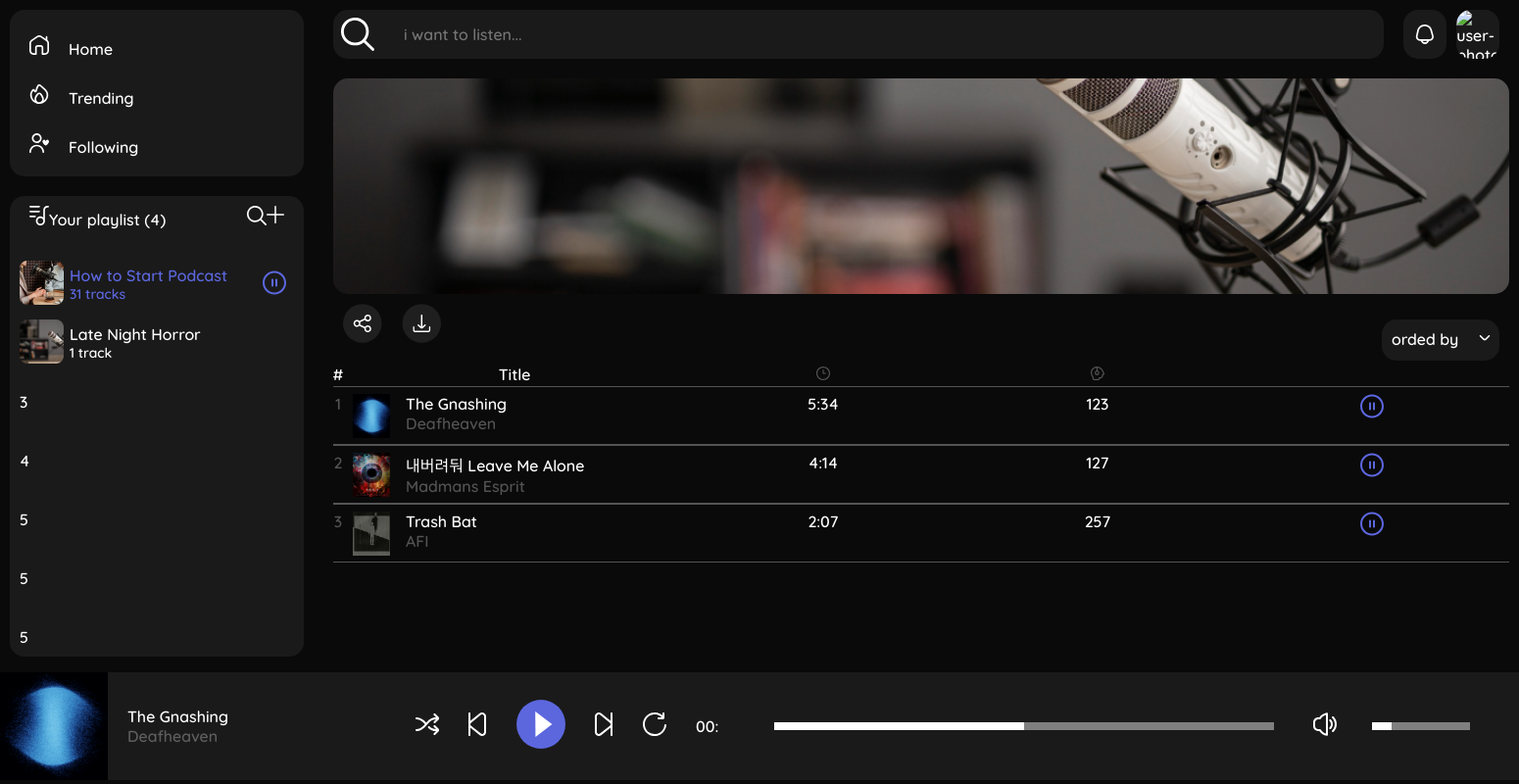
The page / on the database its author committed.
### tables this page shows
CREATE TABLE `tracks` (
  `id` int(255) NOT NULL,
  `cover` varchar(255) NOT NULL,
  `track_name` varchar(255) NOT NULL,
  `artist` varchar(255) NOT NULL,
  `duration` varchar(64) NOT NULL,
  `listening` varchar(255) NOT NULL,
  `link` varchar(255) NOT NULL
);

### get_tracks.php (called while the page is built)
<?php
$connect = @new mysqli('localhost','root','','player');
$query = $connect->query("SELECT * FROM `tracks`");

### index.php (the view, shortened to what this page needs)
<?php
require_once ('get_tracks.php');
?>
<!doctype html>
<html lang="en">
<head>
    <link rel="stylesheet" href="styles/style.css">
</head>
<body>
<div class="wrapper">
    <div class="player">
        <aside class="aside-left">
            <nav class="links">
                <ul>
                    <li><span><img src="icons/house-chimney.svg" alt="main-page"></span>Home</li>
                    <li><span><img src="icons/flame.svg" alt="tranding"></span>Trending</li>
                    <li><span><img src="icons/following.svg" alt="following"></span>Following</li>
                </ul>
            </nav>
            <div class="wrapper-aside">
            <div class="head-list">
                <div><img src="icons/list-music.svg" alt="list-music"></div>
                <span>Your playlist (<span>4</span>)</span>
                <div class="left-navigation">
                    <div><img src="icons/search.svg" alt="search"></div>
                    <div><img src="icons/plus.svg" alt="add-playlist"></div>
                </div>
            </div>
            <ul class="playlists">
                <li class="playing">
                    <div class="wrapper"><img src="icons/Rectangle2.png" alt="test"></div>
                    <div>
                        <p>How to Start Podcast</p>
                        <p>31 tracks</p>
                    </div>
                    <div><img src="icons/pause.svg" alt="pause"></div>
                </li>
                <li>
                    <div class="wrapper"><img src="icons/Rectangle1.png" alt="test"></div>
                    <div>
                        <p>Late Night Horror</p>
                        <p>1 track</p>
                    </div>
                </li>
                <li>3</li>
                <li>4</li>
                <li>5</li>
                <li>5</li>
                <li>5</li>
            </ul>
            </div>
        </aside>
        <div class="cnt">
            <header>
                <label>
                    <img src="icons/search.svg" alt="search">
                    <input type="text" placeholder="i want to listen...">
                </label>
                <div class="notification"><img src="icons/bell.svg" alt="notification"></div>
                <div class="profile"><img src="icons/vse-ochen-ploho.jpg" alt="user-photo "></div>
            </header>
            <main>
                <div class="podcast-img"><img src="icons/podcast.png" alt="podcast-picture"></div>
                <div class="control-row">
                    <div class="share"><img src="icons/share.svg" alt="share"></div>
                    <div class="download"><img src="icons/download.svg" alt="share"></div>
                    <div class="filter">
                        <p>orded by<span><img src="icons/filter_arrow.svg" alt="arrow"></span></p>
                    </div>
                </div>
                <div class="track-stat">
                    <div>#</div>
                    <div>Title</div>
                    <div class="track-duration"><img src="icons/clock-three.svg" alt="duration"></div>
                    <div class="listening"><img src="icons/listening.svg" alt="listening"></div>
                </div>
                <div class="track-area">
                    <?php
                    global $query;
                    while ($track_data = $query->fetch_assoc()): ?>
                <div class="current-track-main number_">
                    <div class="track-number play_now"><?=$track_data['id']?></div>
                    <div class="track-main">
                        <div class="main-cover">
                            <img class="track-cover" src="<?=$track_data['cover']?>" alt="cover">
                        </div>
                        <div class="current-track-cover">
                            <div class="track-name-main"><?=$track_data['track_name']?></div>
                            <div class="artist-main"><?=$track_data['artist']?></div>
                        </div>
                    </div>
                    <div class="duration-main play_now"><?=$track_data['duration']?></div>
                    <div class="listening-main play_now"><?=$track_data['listening']?></div>
                    <div class="is_play"><img src="icons/pause.svg" alt="play now"></div>
                </div>
                    <?php endwhile?>
                </div>
            </main>
        </div>
    </div>
    <footer>
        <div class="track">
            <div class="current-cover">
                <img class="player-cover" src="covers/Infinite_Granite_2021.png" alt="Deafheaven">
            </div>
            <div class="current-track">
                <p class="track-player">The Gnashing</p>
                <p class="artist-player">Deafheaven</p>
            </div>
        </div>
        <div class="track-control">
            <div><img src="icons/shuffle.svg" alt="shuffle" title="перемешать"></div>
            <div><img src="icons/step-forward2.svg" alt="previous" title="предыдущий трек"></div>
            <div class="main-pause"><img src="icons/play.svg" alt="pause" title="воспроизведение/пауза"></div>
            <div><img src="icons/step-forward1.svg" alt="next track" title="следующий трек"></div>
            <div class="restart"><img src="icons/repeat.svg" alt="repeat" title="начать с начала"></div>
        </div>
        <div class="duration">
            <p class="gone-time"><span class="minutes">00</span>:<span class="seconds">00</span></p>
            <div class="duration-track">
                <div class="gone-track"></div>
            </div>
        </div>
        <div class="volume">
            <div class="mute">
            </div>
            <div class="volume-wrapper">
                <div class="volume-track"></div>
                <div class="left-volume"></div>
            </div>
        </div>
    </footer>
</div>
</body>
</html>

### rows shown on the page
tracks: id "1", cover (picture), track_name "The Gnashing", artist "Deafheaven", duration "5:34", listening "123"
tracks: id "2", cover (picture), track_name "내버려둬 Leave Me Alone", artist "Madmans Esprit", duration "4:14", listening "127"
tracks: id "3", cover (picture), track_name "Trash Bat", artist "AFI", duration "2:07", listening "257"
